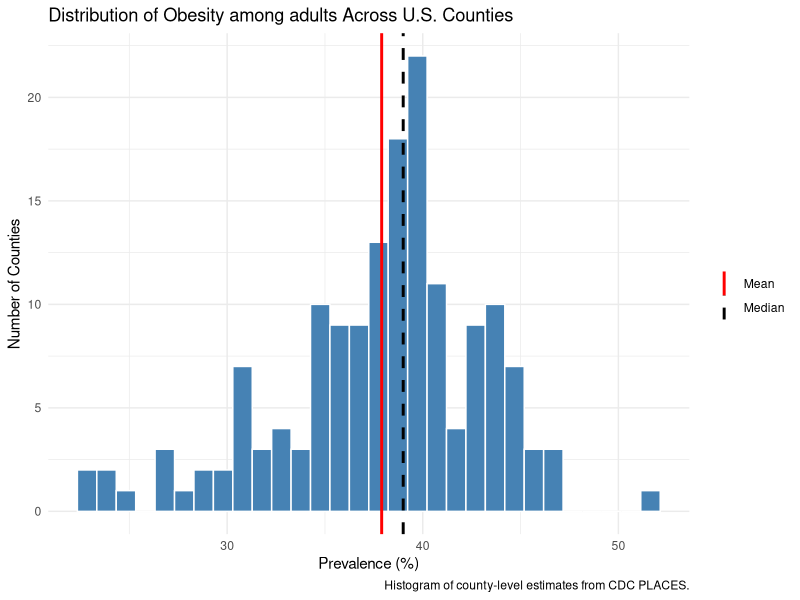
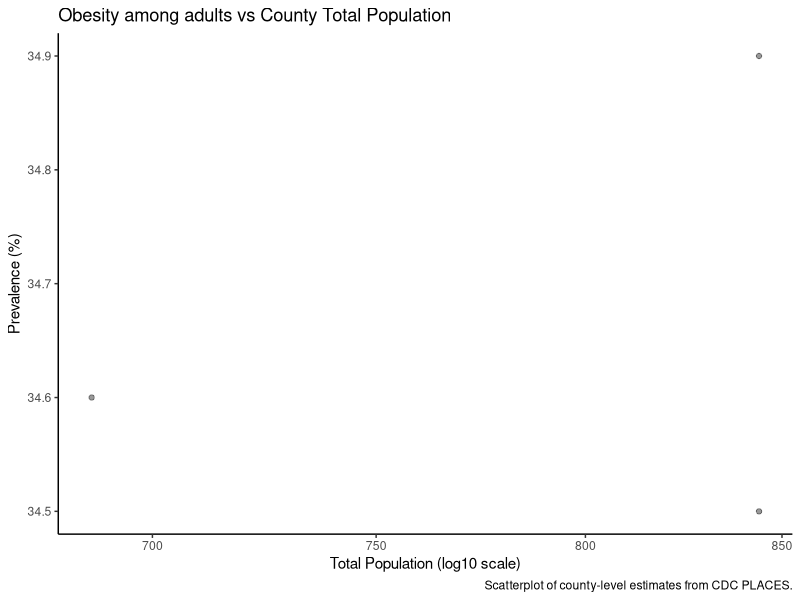

Write the R code that produced these figures, in order.
# =====================
# CP02 - Data Exploration
# =====================

# Packages
library(ggplot2)

# =====================
# Load data (USE RELATIVE PATH)
# =====================
places_raw <- read.csv(
  "data/raw/PLACES_sample.csv",
  stringsAsFactors = FALSE
)

# Check structure
head(places_raw)

# =====================
# Data Cleaning
# =====================

to_num <- function(x) {
  x <- trimws(as.character(x))
  x[x %in% c("", "NA", "NaN", "NULL")] <- NA
  suppressWarnings(as.numeric(x))
}

places_raw$Data_Value <- to_num(places_raw$Data_Value)
places_raw$Low_Confidence_Limit <- to_num(places_raw$Low_Confidence_Limit)
places_raw$High_Confidence_Limit <- to_num(places_raw$High_Confidence_Limit)
places_raw$TotalPopulation <- to_num(places_raw$TotalPopulation)

# =====================
# Variable Overview Table
# =====================

variable_table <- data.frame(
  Variable = c("StateAbbr","LocationName","Measure","Data_Value","Data_Value_Unit",
               "Low_Confidence_Limit","High_Confidence_Limit","TotalPopulation"),
  Type = c("Categorical","Categorical","Categorical","Continuous","Categorical",
           "Continuous","Continuous","Continuous"),
  Class = c(class(places_raw$StateAbbr)[1], class(places_raw$LocationName)[1],
            class(places_raw$Measure)[1], class(places_raw$Data_Value)[1],
            class(places_raw$Data_Value_Unit)[1], class(places_raw$Low_Confidence_Limit)[1],
            class(places_raw$High_Confidence_Limit)[1], class(places_raw$TotalPopulation)[1]),
  row.names = NULL
)

print(variable_table)

# =====================
# Histogram - Obesity Distribution
# =====================

chosen_measure <- "Obesity among adults"

if (!chosen_measure %in% places_raw$Measure) {
  stop("chosen_measure not found. Check spelling.")
}

obesity_data <- places_raw[
  places_raw$Measure == chosen_measure & !is.na(places_raw$Data_Value),
]

unit_val <- unique(obesity_data$Data_Value_Unit[!is.na(obesity_data$Data_Value_Unit)])[1]
if (is.na(unit_val)) unit_val <- ""

mean_val <- mean(obesity_data$Data_Value)
median_val <- median(obesity_data$Data_Value)

ggplot(obesity_data, aes(x = Data_Value)) +
  geom_histogram(bins = 30, fill = "steelblue", color = "white") +
  geom_vline(aes(xintercept = mean_val, color = "Mean"), linewidth = 1) +
  geom_vline(aes(xintercept = median_val, color = "Median"), linewidth = 1, linetype = "dashed") +
  scale_color_manual(values = c("Mean" = "red", "Median" = "black")) +
  labs(
    title = paste("Distribution of", chosen_measure, "Across U.S. Counties"),
    x = paste0("Prevalence (", unit_val, ")"),
    y = "Number of Counties",
    color = "",
    caption = "Histogram of county-level estimates from CDC PLACES."
  ) +
  theme_minimal()

# =====================
# Scatterplot - Obesity vs Population
# =====================

scatter_data <- obesity_data[
  !is.na(obesity_data$TotalPopulation) &
  !is.na(obesity_data$Data_Value),
]

ggplot(scatter_data, aes(x = TotalPopulation, y = Data_Value)) +
  geom_point(alpha = 0.4) +
  scale_x_log10() +
  labs(
    title = paste(chosen_measure, "vs County Total Population"),
    x = "Total Population (log10 scale)",
    y = paste0("Prevalence (", unit_val, ")"),
    caption = "Scatterplot of county-level estimates from CDC PLACES."
  ) +
  theme_classic()
